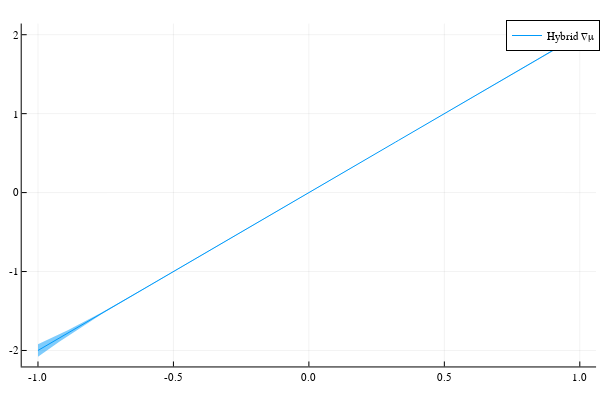

The notebook cell saved with this chart:
### Code cell
plot(domain, ∇μ2, ribbons=2∇σ2, label="Hybrid ∇μ")

### Figure 1 — Plotly figure (JSON) as saved in the notebook; plotly's stock layout.template omitted (floating-point values rounded to 4 significant figures; data arrays with more than 128 entries replaced by an {"elided": "..."} marker saying what was removed)
{"data": [{"colorbar": {"len": 0.9525, "title": {"text": ""}, "x": 0.9934, "y": 0.5139}, "fill": "tozeroy", "fillcolor": "rgba(0, 154, 250, 0.500)", "legendgroup": "Hybrid ∇μ", "line": {"color": "rgba(0, 154, 250, 1.000)", "dash": "solid", "shape": "linear", "width": 0}, "mode": "lines", "name": "Hybrid ∇μ", "showlegend": false, "type": "scatter", "x": {"elided": "402 float values"}, "xaxis": "x", "y": {"elided": "402 float values"}, "yaxis": "y"}, {"colorbar": {"len": 0.9525, "title": {"text": ""}, "x": 0.9934, "y": 0.5139}, "fillrange": {"elided": "2x201 float values"}, "legendgroup": "Hybrid ∇μ", "line": {"color": "rgba(0, 154, 250, 1.000)", "dash": "solid", "shape": "linear", "width": 1}, "mode": "lines", "name": "Hybrid ∇μ", "showlegend": true, "type": "scatter", "x": {"elided": "201 float values"}, "xaxis": "x", "y": {"elided": "201 float values"}, "yaxis": "y"}], "layout": {"annotations": [], "height": 400, "legend": {"bgcolor": "rgba(255, 255, 255, 1.000)", "bordercolor": "rgba(0, 0, 0, 1)", "borderwidth": 1, "font": {"color": "rgba(0, 0, 0, 1)", "family": "sans-serif", "size": 11}, "title": {"font": {"color": "rgba(0, 0, 0, 1)", "family": "sans-serif", "size": 15}, "text": ""}, "tracegroupgap": 0, "traceorder": "normal", "x": 1, "xanchor": "auto", "y": 1, "yanchor": "auto"}, "margin": {"b": 20, "l": 0, "r": 0, "t": 20}, "paper_bgcolor": "rgba(255, 255, 255, 1.000)", "plot_bgcolor": "rgba(255, 255, 255, 1.000)", "showlegend": true, "width": 600, "xaxis": {"anchor": "y", "domain": [0.03619, 0.9934], "gridcolor": "rgba(0, 0, 0, 0.1)", "gridwidth": 0.5, "linecolor": "rgba(0, 0, 0, 1)", "mirror": false, "range": [-1.06, 1.06], "showgrid": true, "showline": true, "showticklabels": true, "tickangle": 0, "tickcolor": "rgb(0, 0, 0)", "tickfont": {"color": "rgba(0, 0, 0, 1)", "family": "sans-serif", "size": 11}, "tickmode": "array", "ticks": "inside", "ticktext": ["-1.0", "-0.5", "0.0", "0.5", "1.0"], "tickvals": [-1, -0.5, 0, 0.5, 1], "title": {"font": {"color": "rgba(0, 0, 0, 1)", "family": "sans-serif", "size": 15}, "text": ""}, "type": "linear", "visible": true, "zeroline": false, "zerolinecolor": "rgba(0, 0, 0, 1)"}, "yaxis": {"anchor": "x", "domain": [0.03762, 0.9902], "gridcolor": "rgba(0, 0, 0, 0.1)", "gridwidth": 0.5, "linecolor": "rgba(0, 0, 0, 1)", "mirror": false, "range": [-2.203, 2.142], "showgrid": true, "showline": true, "showticklabels": true, "tickangle": 0, "tickcolor": "rgb(0, 0, 0)", "tickfont": {"color": "rgba(0, 0, 0, 1)", "family": "sans-serif", "size": 11}, "tickmode": "array", "ticks": "inside", "ticktext": ["-2", "-1", "0", "1", "2"], "tickvals": [-2, -1, 0, 1, 2], "title": {"font": {"color": "rgba(0, 0, 0, 1)", "family": "sans-serif", "size": 15}, "text": ""}, "type": "linear", "visible": true, "zeroline": false, "zerolinecolor": "rgba(0, 0, 0, 1)"}}}
